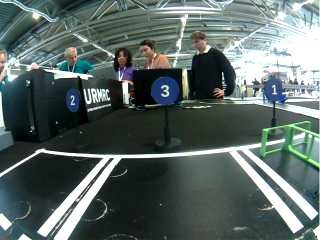
#> input picture test/data/panneaux_concours/robot_2026-11-18-10-07-02.jpg, 320 x 240 px; its folder holds only this picture in this run
$ python -i vision.py   (imports and definitions only)
#> lines starting #> are read from the running program, lines starting #| are printed output that depends on the picture; after the words box and inside, x2 and y2 are one past the last pixel; in counts of white or black regions, pixels touching at a corner belong together
#> further down, picture is the input picture: shape (240, 320, 3); mean B, G, R 101.3, 103.7, 90.7
"""Traitement d'image : suivi de piste, damier d'arrivée, panneaux, barrière.

Tout ici est indépendant de ROS (testable avec de simples images OpenCV).
"""
import glob
import math
import os
from dataclasses import dataclass, field

import cv2
import numpy as np


def resize_to_width(img, width):
#> called with width = 320
    h, w = img.shape[:2]
    if w == width:
        return img
    return cv2.resize(img, (width, int(h * width / w)), interpolation=cv2.INTER_AREA)


def hsv_mask(hsv, lo, hi):
    """inRange HSV qui gère le rouge : si lo[0] > hi[0], la teinte « fait le tour » (ex. 170 -> 10)."""
    lo = np.array(lo, np.uint8)
    hi = np.array(hi, np.uint8)
    if lo[0] <= hi[0]:
        return cv2.inRange(hsv, lo, hi)
    m1 = cv2.inRange(hsv, lo, np.array([180, hi[1], hi[2]], np.uint8))
    m2 = cv2.inRange(hsv, np.array([0, lo[1], lo[2]], np.uint8), hi)
    return cv2.bitwise_or(m1, m2)


def _runs(xs, gap=3):
    """Segments contigus d'une ligne de masque -> [(centre, nb de pixels)]."""
    if xs.size == 0:
        return []
    breaks = np.flatnonzero(np.diff(xs) > gap)
    starts = np.r_[0, breaks + 1]
    ends = np.r_[breaks, xs.size - 1]
    return [(0.5 * (xs[a] + xs[b]), int(b - a + 1)) for a, b in zip(starts, ends)]


def _pick(centers, pred, jump):
    """Segment le plus proche de la position attendue, s'il est assez proche."""
    if not centers:
        return None
    best = min(centers, key=lambda c: abs(c - pred))
    return float(best) if abs(best - pred) <= jump else None


def _start(centers, prev, row, jump, side_ok, first):
    """Premier point d'une bande dans l'image : près de là où elle était dans l'image précédente
    (même hauteur à peu près) ; sinon le plus à gauche / droite parmi ceux du bon côté."""
    if not centers:
        return None
    if prev is not None and abs(prev[0] - row) <= 12:
        hit = _pick(centers, prev[1], 2 * jump)
        if hit is not None:
            return hit
    ok = [c for c in centers if side_ok(c)]
    return float(first(ok)) if ok else None


# --------------------------------------------------------------------------- piste

@dataclass
class LaneParams:
    work_width: int = 320          # l'image est réduite à cette largeur
    roi_top: float = 0.55          # zone utile = du haut de l'image * roi_top jusqu'en bas
    row_step: int = 3
    yellow_lo: tuple = (18, 120, 100)
    yellow_hi: tuple = (40, 255, 255)
    white_lo: tuple = (0, 0, 170)
    white_hi: tuple = (180, 60, 255)
    min_px: int = 3                # pixels mini sur une ligne d'image pour valider une bande
    max_line_frac: float = 0.20    # plus large que ça = ligne transversale (intersection, damier) -> ignorée
    lane_width_frac: float = 0.60  # largeur de piste initiale, en fraction de l'image
    center_offset: float = 0.0     # corrige une caméra pas parfaitement centrée (-1..1)
    lookahead: float = 0.35        # poids donné au loin (0 = uniquement le proche)
    # carrefour : quand les bandes s'écartent (écart > diverge_ratio x largeur mémorisée), on garde
    # la bande `prefer` (jaune : elle est continue dans le bon sens, figure 3 du règlement) et on
    # ignore l'autre qui part dans une autre route
    prefer: str = 'yellow'         # 'yellow' / 'white' : bande gardée ; 'none' : on s'arrête à
                                   # l'écartement (seule la piste avant le carrefour compte -> tout droit)
    any_color: bool = False        # bandes « gauche » et « droite » quelle que soit leur couleur
                                   # (après un carrefour tout droit, les couleurs peuvent être inversées)
    only: str = ''                 # 'yellow' : suivre uniquement la jaune (après avoir appris la largeur
                                   # de piste avec les deux) — mission intersection, la blanche part ailleurs
    diverge_ratio: float = 1.35
    jump_frac: float = 0.07        # saut max d'une bande entre deux lignes analysées (fraction de largeur)
    side_frac: float = 0.60        # une bande jaune « nouvelle » doit être à gauche de 60 % de la largeur
                                   # (la blanche à droite de 40 %) : la jaune de notre route est à gauche
    # Éclairage : les seuils ci-dessus ont été réglés un jour donné. Si la salle est plus sombre ou
    # plus claire, la luminosité de l'image est ramenée à celle du réglage avant d'appliquer les
    # seuils (bandes et damier). floor_v_ref = luminosité (V) médiane du sol dans la zone utile le
    # jour du réglage ; 0 = apprise sur les premières images où la piste est bien vue ; < 0 = désactivé.
    floor_v_ref: float = 0.0
    gain_min: float = 0.6
    gain_max: float = 1.8
    # damier d'arrivée
    checker_band: float = 0.35     # partie basse de la ROI où l'on cherche le damier
    checker_v_max: int = 80        # « noir » = V < checker_v_max
    checker_white_v_min: int = 150
    checker_white_s_max: int = 70  # « blanc » = aussi peu saturé (la bande jaune n'est pas une case blanche)
    checker_min_run: int = 5       # une case = au moins 5 px de large (image à 320 px) : les traces fines
                                   # et les rayures claires du sol noir ne comptent pas
    checker_min_transitions: int = 4
    checker_min_rows: float = 0.30


@dataclass
class LaneResult:
    error: float = 0.0             # -1 (piste à gauche) .. +1 (piste à droite)
    found: bool = False
    yellow_rows: int = 0
    white_rows: int = 0
    checker: bool = False
    checker_ahead: bool = False    # damier vu n'importe où dans la zone utile (plus loin) : ralentir
    diverge_rows: int = 0          # lignes où les bandes s'écartent (carrefour, embranchement)
    reach: float = 0.0             # jusqu'où la piste est vue : 0 = rien, 1 = jusqu'en haut de la zone utile
    debug: np.ndarray = None
    points: list = field(default_factory=list)


class LaneDetector:
    """Ligne jaune à gauche, blanche à droite. Pour chaque ligne d'image de la ROI on
    estime le centre de la piste, puis on fait une moyenne pondérée proche/loin.
    Si une seule bande est visible (ex. « line disrupt »), on utilise la largeur de
    piste mémorisée pour cette hauteur d'image."""

    def __init__(self, params=None, debug=False):
        self.p = params or LaneParams()
        self.debug = debug
        self.lane_w = None
        self.prev_y = self.prev_w = None   # bandes au bas de l'image précédente : (ligne, x)
        self.floor_ref = self.p.floor_v_ref if self.p.floor_v_ref > 0 else None
        self.ref_n = 0
        self.gain = 1.0

    def process(self, bgr):
        p = self.p
        img = resize_to_width(bgr, p.work_width)
        h, w = img.shape[:2]
        y0 = int(h * p.roi_top)
        hsv = cv2.cvtColor(img[y0:], cv2.COLOR_BGR2HSV)
#> hsv: shape (108, 320, 3); mean H, S, V 81, 52.8, 91.3
        floor_v = float(np.median(hsv[::4, ::4, 2]))   # le sol occupe l'essentiel de la zone utile
#> floor_v = 70
        if p.floor_v_ref >= 0 and self.floor_ref is not None and floor_v > 1:
            g = min(p.gain_max, max(p.gain_min, self.floor_ref / floor_v))
            self.gain = 0.5 * self.gain + 0.5 * g
            if abs(self.gain - 1.0) > 0.03:
                hsv[:, :, 2] = cv2.convertScaleAbs(hsv[:, :, 2], alpha=self.gain)
        k = np.ones((3, 3), np.uint8)
        ym = cv2.morphologyEx(hsv_mask(hsv, p.yellow_lo, p.yellow_hi), cv2.MORPH_OPEN, k)
        wm = cv2.morphologyEx(hsv_mask(hsv, p.white_lo, p.white_hi), cv2.MORPH_OPEN, k)
#> call 2 of hsv_mask, with lo = (0, 0, 170), hi = (180, 60, 255)
#> in hsv_mask (call 2), `return cv2.inRange(hsv, lo, hi)`:
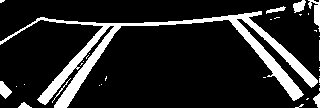
#> returned value: shape (108, 320); 14.6% white; 34 white regions (25 under 20 px), largest, box (x1, y1, x2, y2) and area: (0, 11, 318, 108) 4335, (308, 0, 320, 32) 172, (0, 81, 12, 99) 127
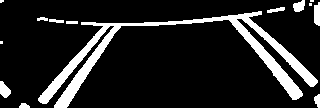
#> wm: shape (108, 320); 13.7% white; 14 white regions (4 under 20 px), largest, box (x1, y1, x2, y2) and area: (38, 11, 318, 108) 4077, (314, 2, 320, 26) 125, (0, 81, 11, 98) 124
        if p.any_color:  # « jaune » = bande de gauche, « blanche » = bande de droite, couleur indifférente
            ym = wm = cv2.bitwise_or(ym, wm)
        nrows = hsv.shape[0]
        if self.lane_w is None or len(self.lane_w) != nrows:
            self.lane_w = np.full(nrows, p.lane_width_frac * w, np.float32)
            self.lane_n = np.zeros(nrows, np.int32)   # nb de mesures de largeur par ligne

        max_px = p.max_line_frac * w
        jump = max(6.0, p.jump_frac * w)
        res = LaneResult()
        centers, weights = [], []
        pred_y = pred_w = None   # position attendue de chaque bande (suivie de proche en proche depuis le bas)
        first_y = first_w = None
        side_y = lambda c: c < p.side_frac * w            # noqa: E731
        side_w = lambda c: c > (1 - p.side_frac) * w      # noqa: E731
        for r in range(nrows - 1, -1, -p.row_step):
            ry = [c for c, n in _runs(np.flatnonzero(ym[r])) if p.min_px <= n <= max_px]
            rw = [c for c, n in _runs(np.flatnonzero(wm[r])) if p.min_px <= n <= max_px]
            if pred_y is None:   # pas encore de jaune dans cette image : là où elle était, sinon côté gauche
                xy = _start(ry, self.prev_y, r, jump, side_y, first=min)
            else:
                xy = _pick(ry, pred_y, jump)
            if pred_w is None:
                xw = _start(rw, self.prev_w, r, jump, side_w, first=max)
            else:
                xw = _pick(rw, pred_w, jump)
            if xy is not None and xw is not None and xw < xy + 0.15 * w:
                if p.any_color:  # une seule bande vue : gauche ou droite selon sa position
                    if 0.5 * (xy + xw) > 0.5 * w:
                        xy = None
                    else:
                        xw = None
                else:
                    xw = None  # incohérent : le jaune est une couleur sûre, on garde lui
            learning = self.lane_n[r] < 8  # largeur pas encore apprise : pas de détection de carrefour
            if not learning and p.only == 'yellow':
                xw = None
            elif not learning and p.only == 'white':
                xy = None
            # carrefour : écart trop grand ET les deux bandes s'ouvrent (gauche vers la gauche, droite vers
            # la droite) en montant dans l'image ; dans un virage elles partent du même côté
            opening = (pred_y is not None and pred_w is not None and xy is not None and xw is not None
                       and xy <= pred_y + 0.5 and xw >= pred_w - 0.5)
            if not learning and opening and (xw - xy) > p.diverge_ratio * self.lane_w[r]:
                res.diverge_rows += 1  # les bandes s'écartent : on ne garde que la bande préférée
                if p.prefer == 'none':
                    break  # tout droit : on ne regarde pas plus loin que l'écartement
                if p.prefer == 'white':
                    xy = None
                else:
                    xw = None
            pred_y = xy if xy is not None else pred_y
            pred_w = xw if xw is not None else pred_w
            if xy is not None and first_y is None:
                first_y = (r, xy)
            if xw is not None and first_w is None:
                first_w = (r, xw)
            if xy is not None and xw is not None:
                xc = 0.5 * (xy + xw)
                if learning:  # départ (robot posé sur une portion normale) : apprentissage rapide
                    self.lane_w[r] = 0.6 * self.lane_w[r] + 0.4 * (xw - xy)
                    self.lane_n[r] += 1
                elif 0.75 < (xw - xy) / self.lane_w[r] < 1.3:  # ensuite seulement si cohérente
                    self.lane_w[r] = 0.9 * self.lane_w[r] + 0.1 * (xw - xy)
            elif xy is not None:
                xc = xy + 0.5 * self.lane_w[r]
            elif xw is not None:
                xc = xw - 0.5 * self.lane_w[r]
            else:
                continue
            res.yellow_rows += xy is not None
            res.white_rows += xw is not None
            near = r / max(nrows - 1, 1)  # 1 = bas de l'image
            centers.append(xc)
            weights.append((1 - p.lookahead) * near + p.lookahead * (1 - near) + 1e-3)
            res.points.append((r + y0, xy, xw, xc))
#> this loop made 36 passes
#> (rw, pred_w, xc) on passes 32, 35: ([249.5, 316.5], 249.5, 153.5), ([298.5, 314], 298.5, 202.5)
#> after the loop, centers = 33 values, max 222 at index 0, min 134 at index 27, mean 188.8; res.diverge_rows = 0; res.points = 33 items; res.white_rows = 33; res.yellow_rows = 0; weights = 33 values, max 0.643 at index 0, min 0.357 at index 32, mean 0.493

        self.prev_y, self.prev_w = first_y, first_w
#> self.prev_w = (104, 318)
        res.found = len(centers) >= 3
#> res.found = True
        if (p.floor_v_ref == 0 and self.ref_n < 10 and res.yellow_rows >= 8 and res.white_rows >= 8):
            # apprentissage au départ : moyenne du sol sur 10 images où les deux bandes sont bien vues
            self.ref_n += 1
            self._ref_sum = getattr(self, '_ref_sum', 0.0) + floor_v
            if self.ref_n == 10:
                self.floor_ref = self._ref_sum / 10
        if res.points:
            res.reach = 1.0 - (min(pt[0] for pt in res.points) - y0) / max(nrows, 1)
#> res.reach = 0.981
        if res.found:
            center = float(np.average(centers, weights=weights))
#> center = 192
            res.error = (center - w / 2) / (w / 2) - p.center_offset
#> res.error = 0.2
        res.checker = self._checker(hsv, res.points, y0, w)
        res.checker_ahead = res.checker or self._checker(hsv, res.points, y0, w, band=1.0)
        if self.debug:
            res.debug = self._draw(img, y0, res)
        return res

    def _checker(self, hsv, points, y0, w, band=None):
#> called with y0 = 132, w = 320
        p = self.p
        nrows = hsv.shape[0]
        r_start = int(nrows * (1 - (band or p.checker_band)))
        # bandes sans couleur : les cases blanches du damier passent pour des bandes -> pas de bornes
        known = {} if p.any_color else {r - y0: (xy, xw) for r, xy, xw, _ in points}
#> known = 33 items
        v = hsv[:, :, 2]
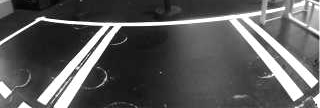
#> v: shape (108, 320); min 1, max 255, mean 91.3
        sat = hsv[:, :, 1]
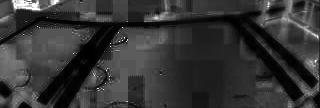
#> sat: shape (108, 320); min 0, max 255, mean 52.8
        ok = total = 0
        for r in range(r_start, nrows, 2):
            xy, xw = known.get(r, (None, None))
            xl = int(xy + 4) if xy is not None else int(0.15 * w)
            xr = int(xw - 4) if xw is not None else int(0.85 * w)
            if xr - xl < 10:
                continue
            seg = v[r, xl:xr]
            seg_s = sat[r, xl:xr]
            # 3 niveaux pour ignorer le gris : noir=0, blanc=1, sinon on garde la valeur précédente
            lab = np.full(seg.shape, -1, np.int8)
            lab[seg < p.checker_v_max] = 0
            lab[(seg > p.checker_white_v_min) & (seg_s <= p.checker_white_s_max)] = 1
            lab = lab[lab >= 0]
            total += 1
            if lab.size == 0:
                continue
            # suites de même couleur ; on ne garde que les assez larges (vraies cases)
            cut = np.flatnonzero(np.diff(lab)) + 1
            runs = [(seg_[0], len(seg_)) for seg_ in np.split(lab, cut)]
            big = [c for c, n in runs if n >= p.checker_min_run]
            if np.count_nonzero(np.diff(big)) >= p.checker_min_transitions:
                ok += 1
#> this loop made 19 passes
#> xr on passes 1, 2, 4, 5, 7, 8, 10, 11: 272, 272, 272, 272, 272, 272, 272, 272
#> after the loop, ok = 0; total = 19
        return total > 0 and ok / total >= p.checker_min_rows

    # [21 lines left out: function _draw, not called in this run]


# --------------------------------------------------------------------------- objets rouges

@dataclass
class RedParams:
    # rouge : la teinte fait le tour 170 -> 10. Seuils larges (rouge sombre ou délavé accepté) :
    # c'est la forme qui fait le tri, pas la couleur.
    lo: tuple = (170, 90, 40)
    hi: tuple = (10, 255, 255)
    min_area_px: int = 40
    work_width: int = 320
    # forme : disque vu de face ou un peu écrasé (caméra inclinée, carton penché)
    min_aspect: float = 0.7        # largeur / hauteur
    max_aspect: float = 2.0
    min_solidity: float = 0.88     # aire / aire de l'enveloppe convexe : un disque est convexe
    min_fill: float = 0.62         # enveloppe / rectangle englobant : disque = 0.79,
    max_fill: float = 0.90         # rectangle plein (rayure, objet carré) = 1.0
    bar_min_h: int = 16            # panneau plus haut que ça (px) : la barre blanche doit être visible
    border: int = 2                # coupé par le bord de l'image : forme non fiable -> ignoré


def red_mask(bgr, rp):
    img = resize_to_width(bgr, rp.work_width)
    return hsv_mask(cv2.cvtColor(img, cv2.COLOR_BGR2HSV), rp.lo, rp.hi)


# [73 lines left out: functions _has_bar, _has_text, find_stop_sign, detect_stop_sign, not called in this run]


@dataclass
class BarrierParams:
    """Barrière = planche d'une couleur unie (bleu foncé sur la vraie piste du 05/11) en travers
    de la piste. Couleur réglable (panneau : onglet Masque barrière) ; pour une barrière rouge,
    lo/hi rouges avec la teinte qui fait le tour (ex. [170,110,70] -> [10,255,255])."""
    lo: tuple = (90, 120, 20)
    hi: tuple = (130, 255, 170)
    work_width: int = 160
    x_band: tuple = (0.05, 0.95)   # partie de la largeur examinée
    y_top: float = 0.30            # le haut de l'image (salle, gens, banderoles) est ignoré : seules les
                                   # lignes sous y_top (0 haut .. 1 bas) peuvent être la barrière
    min_row_frac: float = 0.50     # une ligne d'image « est » la barrière si elle en est remplie à 50 %
    min_rows: float = 0.04         # et il en faut au moins 4 % de la hauteur de l'image


# [95 lines left out: functions barrier_rows, detect_barrier, find_tunnel_sign, _tunnel_arch, not called in this run]


# --------------------------------------------------------------------------- panneaux par modèles

# ------------------------------------------------------------------ panneaux numérotés (épreuve stockage)
SIGN_BLUE_LO, SIGN_BLUE_HI = (95, 70, 40), (125, 255, 255)   # disque bleu foncé des panneaux du concours (18/11)
GLYPH_N = 20


# [45 lines left out: functions blue_discs, _glyph, not called in this run]


class SignClassifier:
    """Reconnaissance de panneaux par corrélation avec des images modèles.

    Les modèles sont des PNG dans `templates_dir`, nommés <label>_xxx.png
    (ex. zone1_a.png, zone2_proche.png, tunnel_1.png). Capture-les avec
    `ros2 run robothub capture_templates --ros-args -p label:=zone1`."""

    # [14 lines left out: function __init__, not called in this run]

    @property
    def labels(self):
        return sorted({lab for lab, _ in self.templates})

    # [114 lines left out: functions classify, measure, scores, _glyph_scores, _template_scores, not called in this run]

>>> import cv2
>>> picture = cv2.imread('../test/data/panneaux_concours/robot_2026-11-18-10-07-02.jpg')
>>> result = LaneDetector().process(picture)
#> in process, `res.checker = self._checker(hsv, res.points, y0, w)`: res.checker = False
#> the loop in _checker (call 2), `for r in range(r_start, nrows, 2):` made 54 passes
#> (xr, cut, runs, big) on passes 6, 7, 9, 10: (272, [195], [(0, 195), (1, 6)], [0, 1]), (272, [184], [(0, 184), (1, 18)], [0, 1]), (272, [154], [(0, 154), (1, 34)], [0, 1]), (272, [135], [(0, 135), (1, 49)], [0, 1])

$ run again, on test/data/panneaux_concours/robot_2026-11-18-10-07-04.jpg
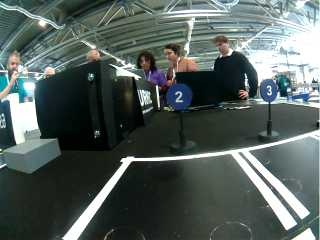
#> input picture test/data/panneaux_concours/robot_2026-11-18-10-07-04.jpg, 320 x 240 px
#> picture is the input picture: shape (240, 320, 3); mean B, G, R 92.5, 95.8, 84.6
#> hsv: shape (108, 320, 3); mean H, S, V 70.6, 48.2, 79.9
#> floor_v = 54.5
#> in hsv_mask (call 2), `return cv2.inRange(hsv, lo, hi)`:
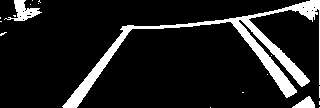
#> returned value: shape (108, 320); 11.8% white; 18 white regions (15 under 20 px), largest, box (x1, y1, x2, y2) and area: (62, 0, 320, 108) 3541, (4, 0, 42, 21) 333, (292, 96, 315, 108) 158
#> wm: shape (108, 320); 11.3% white; 3 white regions, box (x1, y1, x2, y2) and area: (63, 0, 320, 108) 3442, (14, 0, 40, 21) 296, (293, 97, 315, 108) 155
#> the loop in process, `for r in range(nrows - 1, -1, -p.row_step):` made 36 passes
#> (rw, pred_w, first_w) on pass 1: ([69.5, 303.5], 303.5, (107, 303.5))
#> after the loop in process, `for r in range(nrows - 1, -1, -p.row_step):`: centers = 33 values, max 211.5 at index 3, min 136 at index 29, mean 172.3; res.diverge_rows = 0; res.points = 33 items; res.white_rows = 33; res.yellow_rows = 0; weights = 33 values, max 0.651 at index 0, min 0.382 at index 32, mean 0.516
#> self.prev_w = (107, 303.5)
#> res.found = True
#> res.reach = 0.898
#> center = 175.3
#> res.error = 0.0954
#> known = 33 items
#> in _checker, `sat = hsv[:, :, 1]`:
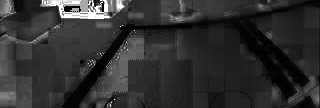
#> sat: shape (108, 320); min 0, max 255, mean 48.2
#> the loop in _checker, `for r in range(r_start, nrows, 2):` made 19 passes
#> xr on passes 1, 2, 4, 5, 7, 8, 10, 11: 272, 272, 272, 272, 272, 272, 272, 272
#> after the loop in _checker, `for r in range(r_start, nrows, 2):`: ok = 0; total = 19
#> res.checker = False
#> the loop in _checker (call 2), `for r in range(r_start, nrows, 2):` made 54 passes
#> (xr, cut, runs, big) on passes 1, 3, 7, 9, 10: (272, [47, 49], [(0, 47), (1, 2), (0, 165)], [0, 0]), (272, [47, 48], [(0, 47), (1, 1), (0, 174)], [0, 0]), (272, [193], [(0, 193), (1, 9)], [0, 1]), (272, [168], [(0, 168), (1, 20)], [0, 1]), (272, [156], [(0, 156), (1, 24)], [0, 1])
